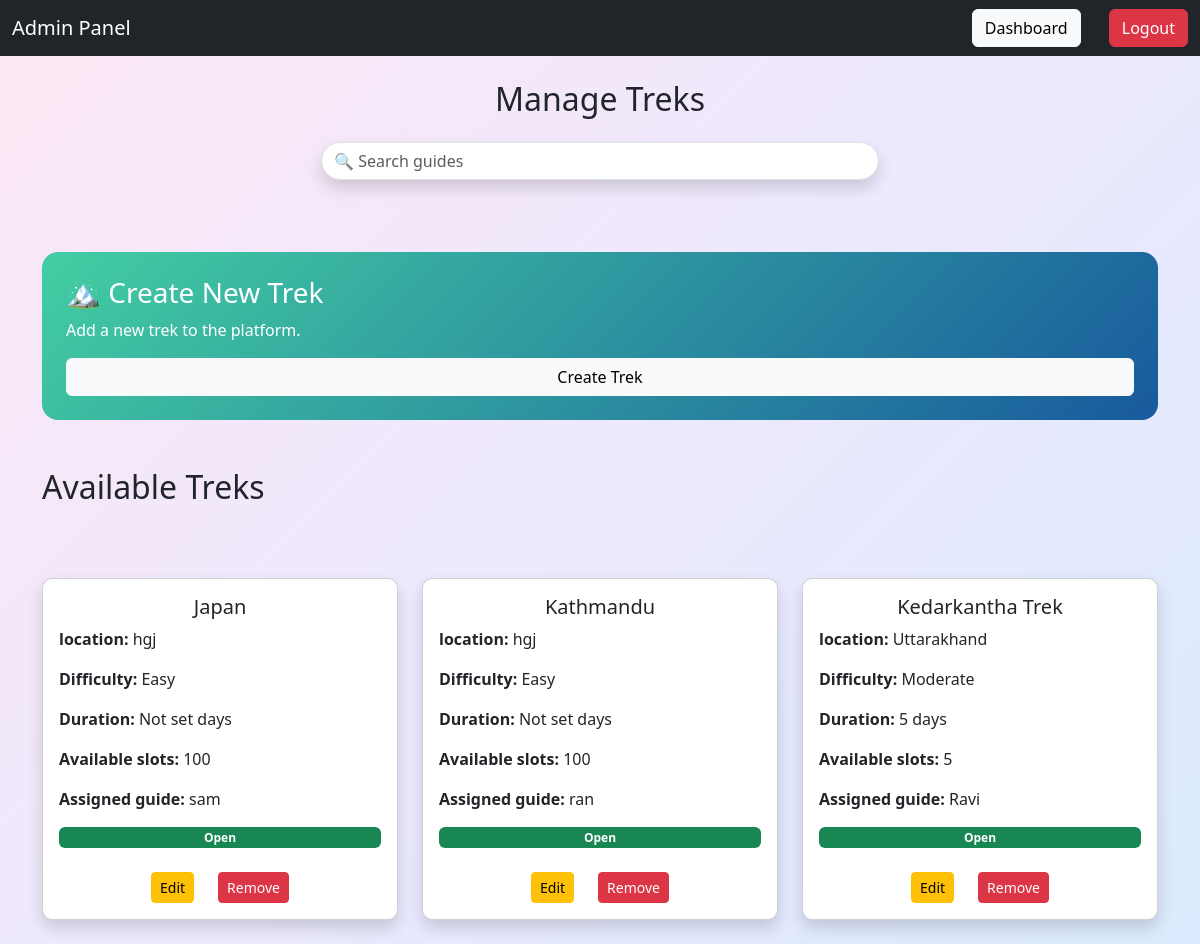
The page /admin/treks on the database its author committed.
### application/model.py (models this page shows)
class Trek(db.Model):
    trek_id=db.Column(db.Integer,primary_key=True)
    trek_name = db.Column(db.String,nullable = False)
    location = db.Column(db.String,nullable = False)
    difficulty = db.Column(db.String,nullable = False)
    duration =db.Column(db.Integer)
    available_slots =db.Column(db.Integer, nullable=False)
    assigned_staff_id =db.Column(db.Integer,db.ForeignKey("staff.staff_id"), nullable=True)
    trek_status=db.Column(db.String(100),default="Not Started")
    booking_status=db.Column(db.String(100),default="Open")
    start_date=db.Column(db.DateTime)
    end_date=db.Column(db.DateTime)
    payment_status = db.Column(db.String,default="Pending")
    is_closed = db.Column(db.Boolean, default=False)
    created_at =  db.Column(db.DateTime, default=datetime.utcnow)
    bookings = db.relationship("Booking", backref="trek")

class Staff(db.Model):
    staff_id=db.Column(db.Integer,primary_key=True)
    staff_name = db.Column(db.String, nullable = False)
    contact_details=db.Column(db.String(15))
    status=db.Column(db.String,default="Pending" )
    email = db.Column(db.String(100), unique=True,nullable = False)
    password = db.Column(db.String(100), nullable=False)
    is_added = db.Column(db.Boolean, default=False)
    is_blacklisted = db.Column(db.Boolean, default=False)
    treks=db.relationship("Trek",backref="staff")

### application/routes.py (the view)
@app.route("/admin/treks")
def admin_treks():
    search = request.args.get("search", "")
    staff=Staff.query.all()
    if search:
        treks = Trek.query.filter(
            or_(
                Trek.trek_name.ilike(f"%{search}%"),
                Trek.trek_id == search if search.isdigit() else False
            )
        ).all()
    else:
        treks = Trek.query.all()
    return render_template(
        "admin/trek.html",
        treks=treks,
        search=search,
        staff=staff)

### templates/Admin/trek.html (shortened to what this page needs)
<!DOCTYPE html>
<html lang="en">
<head>
    <link href="https://cdn.jsdelivr.net/npm/bootstrap@5.3.8/dist/css/bootstrap.min.css" rel="stylesheet">
</head>
<body>
<nav class="navbar bg-dark navbar-expand-lg">
    <div class="container-fluid">
        <a class="navbar-brand">Admin Panel</a>
        <div ms-auto>
        <a href="/admin_dashboard" class="btn btn-light me-2">Dashboard</a>
        <a href="/" class="btn btn-danger ms-3">Logout</a>
            </div>
    </div>
</nav>
<div class="container mt-4">
    <h2 class="mb-4 text-center">Manage Treks</h2>
          <form class="d-flex justify-content-center mt-4" method="GET">
    <input
        class="form-control w-50 rounded-pill shadow"
        type="search"
        name="search"
        value="{{ search }}"
        placeholder="🔍 Search guides"
    >
</form>
<br>
<br>
<br>
{% if search %}
<h2 class="mb-4">Search Results for "{{ search }}"</h2>
{% else %}
<div class="card border-0 rounded-4 text-white p-4"
     style="background: linear-gradient(135deg,#43cea2,#185a9d);">
    <h3>🏔️ Create New Trek</h3>
    <p>Add a new trek to the platform.</p>
    <a href="/admin/trek/create_trek"
       class="btn btn-light">
        Create Trek
    </a>
</div>
<br>
<br>
<h2 class="mb-4">Available Treks</h2>
{% endif %}
<br>
<br>
    <div class="row">
        {% for trek in treks  %}
        <div class="col-md-4 mb-4">
            <div class="card shadow p-3">
              <h5 class="card-title text-capitalize text-center">{{ trek.trek_name }}</h5>
                    <p><strong>location: </strong> {{ trek.location if trek.location else "N/A" }}</p>
                    <p><strong>Difficulty: </strong> {{ trek.difficulty }}</p>
                    <p><strong>Duration: </strong>{{ trek.duration if trek.duration else 'Not set' }} days</p>
                    <p><strong>Available slots: </strong>{{ trek.available_slots if trek.available_slots else 'Not set' }}</p>
                    <p><strong>Assigned guide:  </strong>{{ trek.staff.staff_name if trek.staff else "Not Assigned" }}</p>
                {% if trek.is_closed %}
                    <span class="badge bg-danger">Closed</span>
                {% else %}
                    <span class="badge bg-success">Open</span>
                {% endif %}
                <br>
                <div class="d-flex justify-content-center gap-4">
                    <a href="/admin/trek/edit/{{ trek.trek_id }}" class="btn btn-warning  btn-sm">
                        Edit
                    </a>
                    <a href="/admin/trek/remove/{{ trek.trek_id }}" class="btn btn-danger btn-sm">
                        Remove
                    </a>
                </div>
            </div>
        </div>
        {% endfor %}
    </div>
</div>
</body>
</html>

### templates/Admin/trek.html (style rules this page uses)
body { background: linear-gradient( 135deg, #fce7f3, #ede9fe, #dbeafe) }
.navbar { background-color: #212529; }
.navbar-brand, .nav-link { color: white !important; }
.card { border-radius: 10px; }

### rows shown on the page
Trek: trek_name "Japan", location "hgj", difficulty "Easy", duration "Not set", available_slots "100", staff "sam", is_closed "Open"
Trek: trek_name "Kathmandu", location "hgj", difficulty "Easy", duration "Not set", available_slots "100", staff "ran", is_closed "Open"
Trek: trek_name "Kedarkantha Trek", location "Uttarakhand", difficulty "Moderate", duration "5", available_slots "5", staff "Ravi", is_closed "Open"
